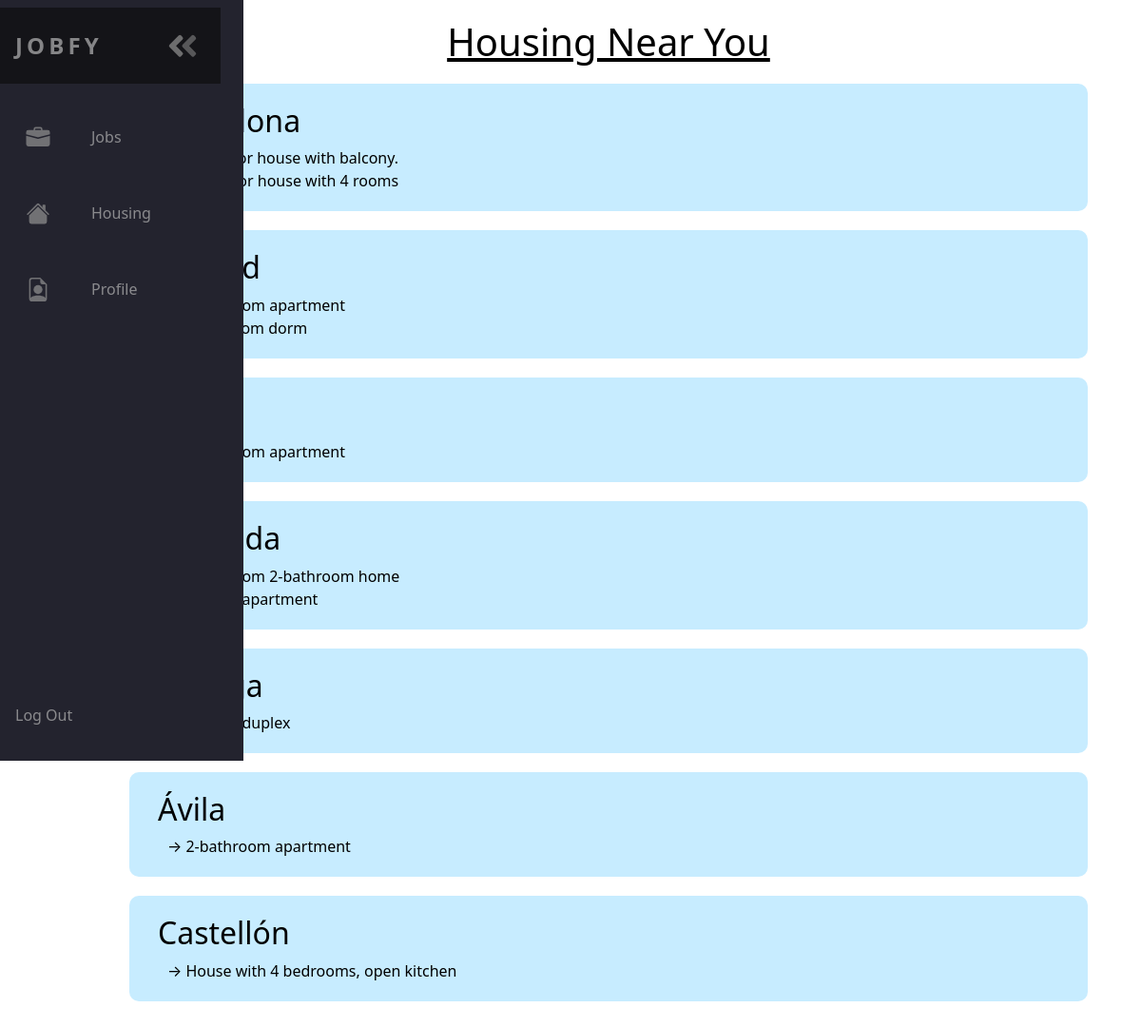
Screenshot of /houses (signed in) with the database file from the repository.
### app/models.py (models this page shows, shortened)
class Housing(models.Model):
    address = models.CharField(max_length=128)
    location = models.CharField(max_length=128)
    info = models.CharField(max_length=128)
    cost = models.IntegerField()
    description = models.CharField(max_length=2000, default="null")

### app/views.py (the view)
# urls.py: path("houses", views.houses, name="houses"),
def houses(request):
    all_houses = Housing.objects.all()
    locations = {}
    for house in all_houses:
        if house.location not in locations:
            locations[house.location] = [house]
        else:
            locations[house.location].append(house)
    return render(request, "houses.html", {'locations': locations, "person": Profile.objects.get(email=request.session["email"])})

### app/templates/houses.html (shortened to what this page needs)
<!DOCTYPE html>
<html>
<head>
    <link href="https://cdn.jsdelivr.net/npm/bootstrap@5.0.1/dist/css/bootstrap.min.css" rel="stylesheet"
>
    <link href="../static/style.css" type="text/css" rel="stylesheet">
    <link href="../static/responsive.css" type="text/css" rel="stylesheet">
</head>
<body>
        <nav class="navbar">
            <ul class="navbar-nav">
                <li class="logo">
                    <a href="dash" class="nav-link">
                    </a>
                </li>
              <li class="nav-item">
                <a href="jobs" class="nav-link">
                </a>
              </li>
              <li class="nav-item">
                <a href="houses" class="nav-link">
                </a>
              </li>
              <li class="nav-item">
                <a href="profile" class="nav-link">
                </a>
              </li>
              <li class="nav-item" id="themeButton">
                <a href="/" class="nav-link">
                </a>
              </li>
            </ul>
        </nav>
    <main>
      <h1 style="text-align: center; text-decoration: underline; margin-top: 20px;">Housing Near You</h1>
        {% for loc, houses in locations.items %}
            <div style="width: 90%; border-radius: 10px; background-color: #c7ecff; margin: auto; margin-top: 20px;">
                <div style="height: 20px;"></div>
                <h2 style="margin-left: 30px; width: fit-content;">{{ loc }} </h2>
                {% for house in houses %}
                <a href='/houses/{{ house.id }}' class="house-list" >
                    <div style="color:black ; margin-left: 10px;">→ {{ house.info }} </div>
                </a>
                {% endfor %}
                <div style="height: 20px;"></div>
            </div>
            {% endfor %}
            <div style="height: 6rem;"></div>
    </main>
</body>
</html>

### app/static/style.css (style rules this page uses)
* { box-sizing: border-box; margin: 0; padding: 0; }
:root { font-size: 16px; font-family: 'Open Sans'; --text-primary: #b6b6b6; --text-secondary: #ececec; --bg-primary: #23232e; --bg-secondary: #141418; --transition-speed: 600ms; }
body { color: black; background-color: white; margin: 0; padding: 0; }
.navbar { position: fixed; background-color: var(--bg-primary); transition: width 600ms ease; }
.navbar-nav { list-style: none; padding: 0; margin: 0; display: flex; flex-direction: column; align-items: center; height: 100%; }
.nav-item { width: 100%; }
.nav-item:last-child { margin-top: auto; }
.nav-link { display: flex; align-items: center; height: 5rem; color: var(--text-primary); text-decoration: none; filter: grayscale(100%) opacity(0.7); transition: var(--transition-speed); }
.nav-link svg { width: 2rem; min-width: 2rem; margin: 0 1.5rem; }
.logo { font-weight: bold; text-transform: uppercase; margin-bottom: 1rem; text-align: center; color: var(--text-secondary); background: var(--bg-secondary); font-size: 1.5rem; letter-spacing: 0.3ch; width: 100%; }
.logo svg { transform: rotate(0deg); transition: var(--transition-speed); }
main { box-sizing: border-box; height: 100vh; }

### app/static/responsive.css (style rules this page uses)
@media only screen and (min-width: 600px) { .navbar { top: 0; width: 5rem; height: 100vh; } }
@media only screen and (min-width: 600px) { main { width: calc(100vw - 5rem); float: right; } }

### app/templates/houses.html (style rules this page uses)
.house-list { height:fit-content; display: flex; flex-direction: row; width: 80%; text-decoration: none; margin-left: 30px; align-items: center; justify-content: flex-start; }

### rows the page displays
Housing: location "Barcelona", info "Two floor house with balcony."
Housing: info "One floor house with 4 rooms"
Housing: location "Madrid", info "2-bedroom apartment"
Housing: info "1 bedroom dorm"
Housing: info "1-bedroom apartment"
Housing: location "Granada", info "4-bedroom 2-bathroom home"
Housing: info "3-room apartment"
Housing: location "Málaga", info "4-room duplex"
Housing: location "Ávila", info "2-bathroom apartment"
Housing: location "Castellón", info "House with 4 bedrooms, open kitchen"
